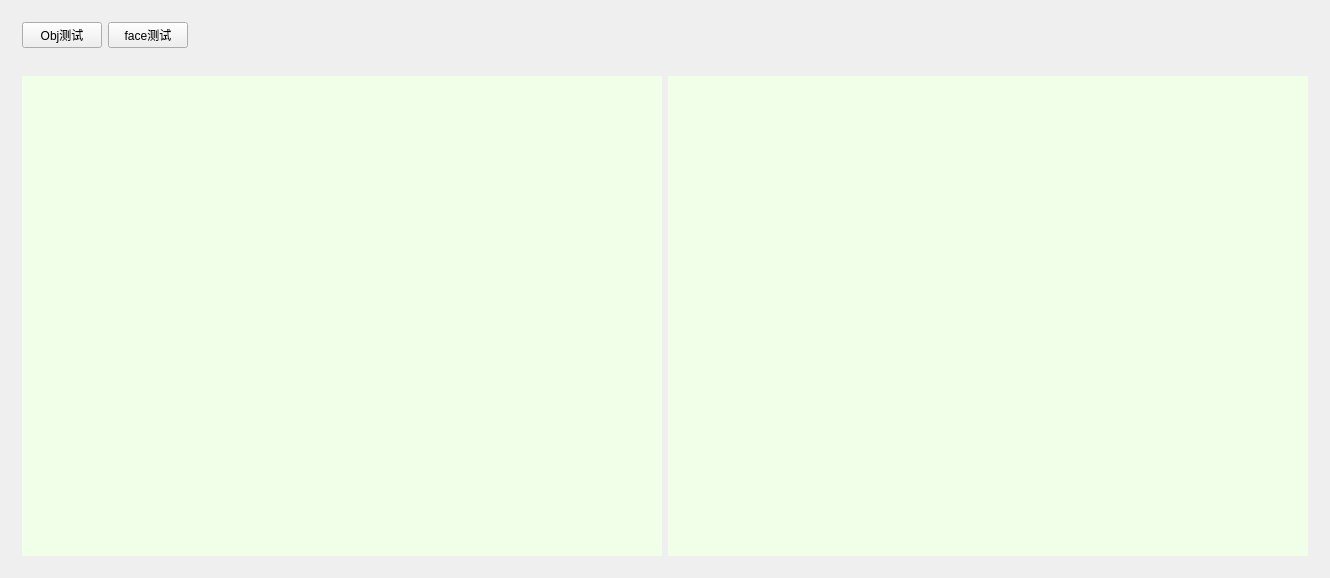
<?xml version="1.0" encoding="UTF-8"?>
<ui version="4.0">
 <class>MainWindow</class>
 <widget class="QMainWindow" name="MainWindow">
  <property name="geometry">
   <rect>
    <x>0</x>
    <y>0</y>
    <width>1312</width>
    <height>558</height>
   </rect>
  </property>
  <property name="windowTitle">
   <string>MainWindow</string>
  </property>
  <widget class="QWidget" name="centralWidget">
   <layout class="QVBoxLayout" name="verticalLayout">
    <item>
     <widget class="QWidget" name="widget" native="true">
      <layout class="QHBoxLayout" name="horizontalLayout">
       <item>
        <widget class="QPushButton" name="pushButton">
         <property name="text">
          <string>Obj测试</string>
         </property>
        </widget>
       </item>
       <item>
        <widget class="QPushButton" name="pushButton_2">
         <property name="text">
          <string>face测试</string>
         </property>
        </widget>
       </item>
       <item>
        <spacer name="horizontalSpacer">
         <property name="orientation">
          <enum>Qt::Horizontal</enum>
         </property>
         <property name="sizeHint" stdset="0">
          <size>
           <width>1103</width>
           <height>20</height>
          </size>
         </property>
        </spacer>
       </item>
      </layout>
     </widget>
    </item>
    <item>
     <widget class="QStackedWidget" name="stackedWidget_test">
      <property name="currentIndex">
       <number>1</number>
      </property>
      <widget class="QWidget" name="page_objTest"/>
      <widget class="QWidget" name="page_faceTest">
       <property name="styleSheet">
        <string notr="true">QLabel{
background-color: rgb(241, 255, 233);
}</string>
       </property>
       <layout class="QVBoxLayout" name="verticalLayout_2">
        <item>
         <layout class="QHBoxLayout" name="horizontalLayout_2">
          <item>
           <widget class="QLabel" name="label_fr">
            <property name="minimumSize">
             <size>
              <width>640</width>
              <height>480</height>
             </size>
            </property>
            <property name="maximumSize">
             <size>
              <width>640</width>
              <height>480</height>
             </size>
            </property>
            <property name="text">
             <string/>
            </property>
           </widget>
          </item>
          <item>
           <widget class="QLabel" name="label_bkg">
            <property name="minimumSize">
             <size>
              <width>640</width>
              <height>480</height>
             </size>
            </property>
            <property name="maximumSize">
             <size>
              <width>640</width>
              <height>480</height>
             </size>
            </property>
            <property name="text">
             <string/>
            </property>
           </widget>
          </item>
         </layout>
        </item>
       </layout>
      </widget>
     </widget>
    </item>
   </layout>
  </widget>
 </widget>
 <layoutdefault spacing="6" margin="11"/>
 <resources/>
 <connections/>
</ui>
